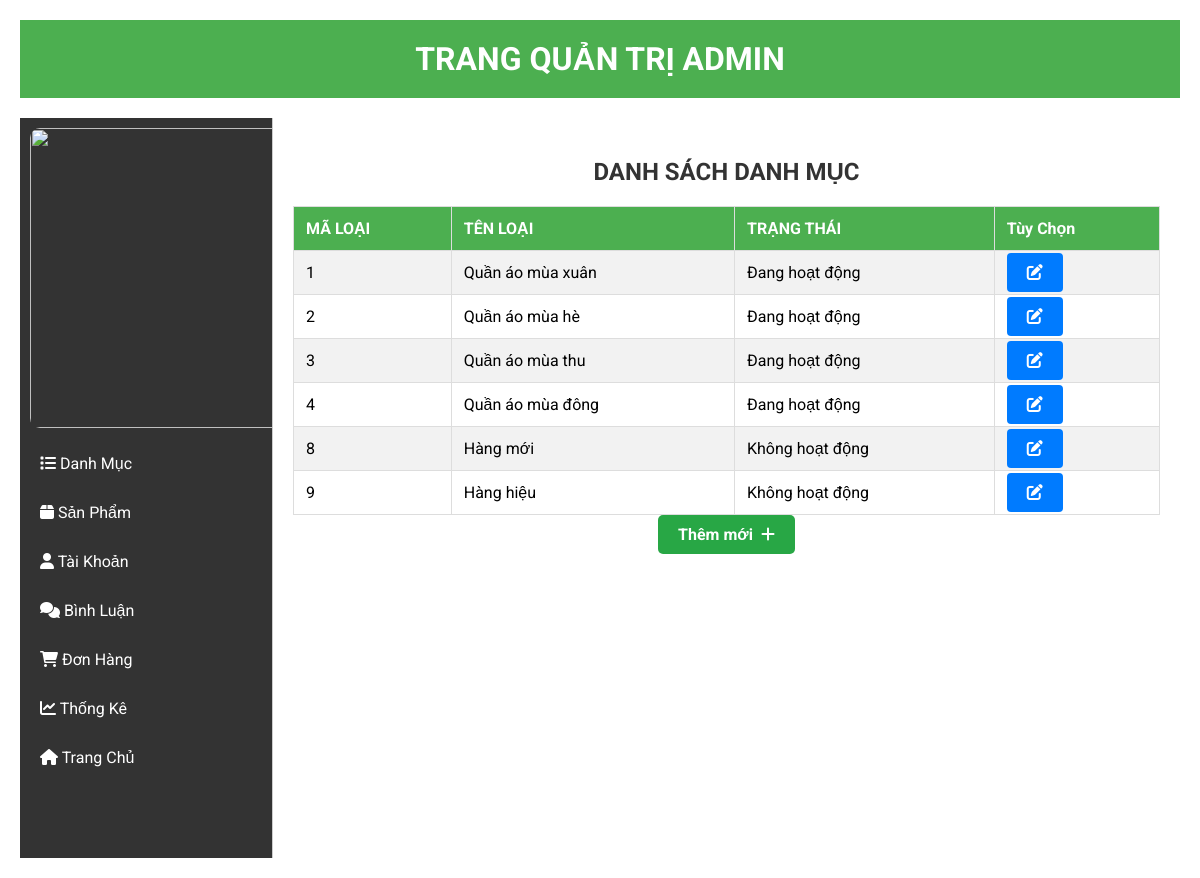
Screenshot of /admin/index.php?act=listdm with the database file from the repository.
### tables this page shows
CREATE TABLE `danhmuc` (
  `id_dm` int(10) NOT NULL AUTO_INCREMENT,
  `ten_dm` varchar(50) NOT NULL,
  `trangthai` varchar(50) NOT NULL DEFAULT '0',
  PRIMARY KEY (`id_dm`)
);

### model/pdo.php (called while the page is built, shortened)
<?php
function pdo_get_connection() {
    $dburl = "mysql:host=localhost;dbname=duanmot;charset=utf8";
    $username = 'root';
    $password = '';
    try {
        $conn = new PDO($dburl, $username, $password);
        $conn->setAttribute(PDO::ATTR_ERRMODE, PDO::ERRMODE_EXCEPTION);
        return $conn;
    } catch (PDOException $e) {
        die("Connection failed: " . $e->getMessage());
    }
}
function pdo_query($sql, $sql_args = array()) {
    $conn = pdo_get_connection();
    $stmt = $conn->prepare($sql);
    $stmt->execute($sql_args);
    $rows = $stmt->fetchAll(PDO::FETCH_ASSOC);
    return $rows;
}
?>

### model/danhmuc.php (called while the page is built, shortened)
<?php
function loadall_danhmuc()
{
    $sql = "SELECT * FROM danhmuc ORDER BY id_dm ASC";
    $listdanhmuc = pdo_query($sql);
    return $listdanhmuc;
}

### admin/danhmuc/listdm.php (the view)
<div class="row box">
    <?php include 'boxtrai.php'; ?>
    <div class="boxphai">
        <div class="tieudeb">
            <h2>DANH SÁCH DANH MỤC</h2>
        </div>
        <div class="bangl">
            <table>
                <tr>
                    <th>MÃ LOẠI</th>
                    <th>TÊN LOẠI</th>
                    <th>TRẠNG THÁI</th>
                    <th>Tùy Chọn</th>
                </tr>
                <?php foreach ($listdanhmuc as $danhmuc) : ?>
                    <tr>
                        <td><?= htmlspecialchars($danhmuc['id_dm']) ?></td>
                        <td><?= htmlspecialchars($danhmuc['ten_dm']) ?></td>
                        <td>
                            <?= $danhmuc['trangthai'] == '0' ? 'Đang hoạt động' : 'Không hoạt động'; ?>
                        </td>
                        <td>
                            <a href="index.php?act=suadm&id=<?= htmlspecialchars($danhmuc['id_dm']) ?>" class="confim"><i class="fas fa-edit"></i></a>
                        </td>
                    </tr>
                <?php endforeach; ?>
            </table>
        </div>
        <div class="nut">
            <a href="index.php?act=adddm" style="
                display: inline-flex;
                align-items: center;
                background-color: #28a745; /* Màu xanh lá */
                color: #fff;
                padding: 10px 20px;
                border-radius: 5px;
                text-decoration: none;
                font-size: 16px;
                font-weight: bold;
                transition: background-color 0.3s, transform 0.3s;
            " onmouseover="this.style.backgroundColor='#218838'; this.style.transform='scale(1.05)';" onmouseout="this.style.backgroundColor='#28a745'; this.style.transform='scale(1)';" onclick="this.style.backgroundColor='#1e7e34';">
                Thêm mới <i class="fas fa-plus" style="margin-left: 8px;"></i>
            </a>
        </div>
    </div>
</div>

### css/admin.css (style rules this page uses)
body { font-family: "Roboto", sans-serif; margin: 0; padding: 0; background-color: #f4f4f4; }
.box { display: flex; flex-direction: row; margin-top: 20px; }
.boxphai { width: 80%; padding: 20px; background-color: #fff; border-left: 1px solid #ccc; }
.tieudeb h2 { text-align: center; color: #333; }
.bang, .bangl { margin: auto; }
.nut { text-align: center; }
table { width: 100%; border-collapse: collapse; margin-top: 20px; }
table, th, td { border: 1px solid #ddd; }
th, td { padding: 12px; text-align: left; }
th { background-color: #4caf50; color: white; }
tr:nth-child(even) { background-color: #f2f2f2; }
.confim { padding: 10px 20px; background: #007bff; color: white; border: none; text-decoration: none; cursor: pointer; border-radius: 4px; transition: background 0.3s; }

### rows the page displays
danhmuc: id_dm "1", ten_dm "Quần áo mùa xuân", trangthai "Đang hoạt động"
danhmuc: id_dm "2", ten_dm "Quần áo mùa hè", trangthai "Đang hoạt động"
danhmuc: id_dm "3", ten_dm "Quần áo mùa thu", trangthai "Đang hoạt động"
danhmuc: id_dm "4", ten_dm "Quần áo mùa đông", trangthai "Đang hoạt động"
danhmuc: id_dm "8", ten_dm "Hàng mới", trangthai "Không hoạt động"
danhmuc: id_dm "9", ten_dm "Hàng hiệu", trangthai "Không hoạt động"
